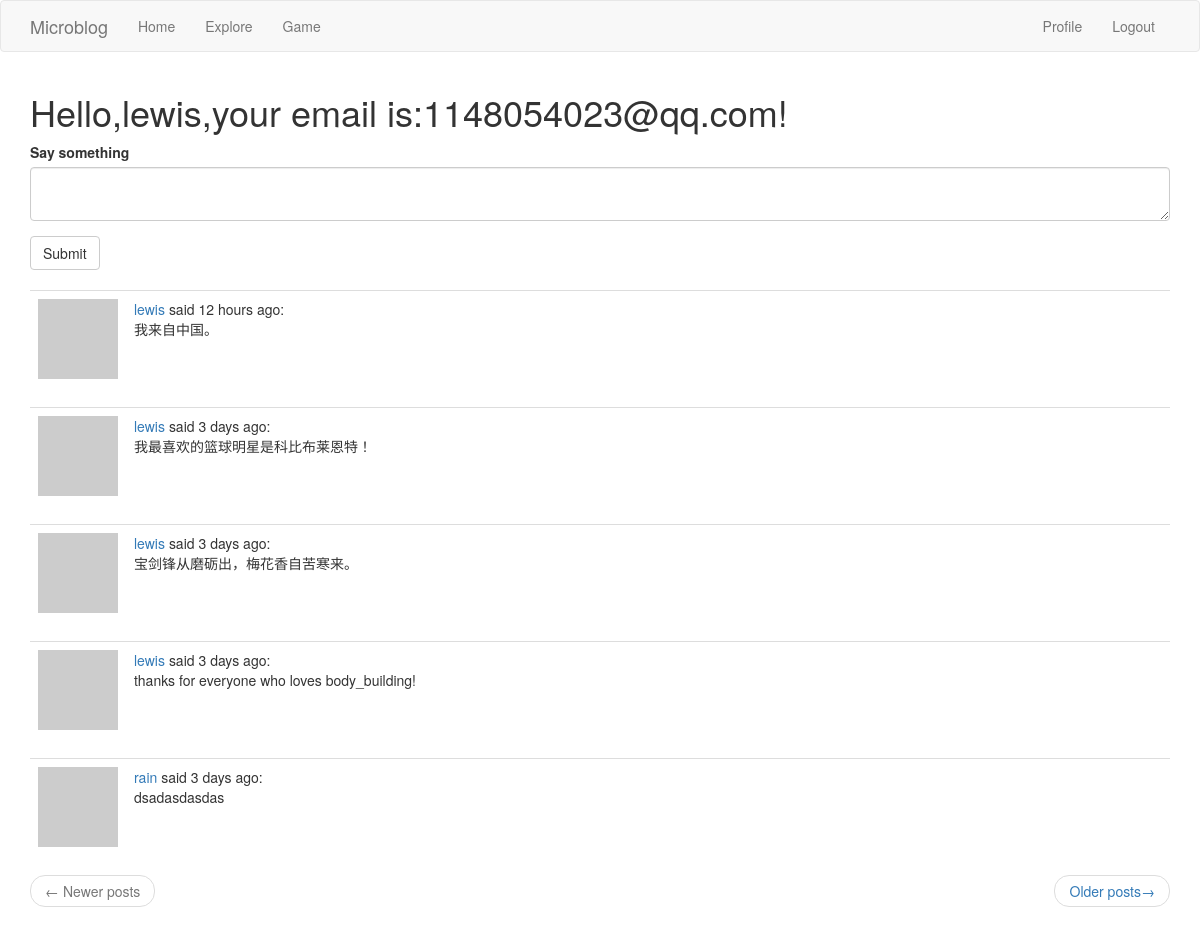
The app's page /index (signed in) with its own data.
### app/models.py (models this page shows, shortened)
class User(UserMixin,db.Model):
    id = db.Column(db.Integer, primary_key=True)
    username = db.Column(db.String(64), index=True,unique=True)
    email = db.Column(db.String(120), index=True,unique=True)
    password_hash = db.Column(db.String(128))
    posts = db.relationship('Post',backref='author',lazy='dynamic')
    about_me = db.Column(db.String(140))
    last_seen = db.Column(db.DateTime,default=datetime.utcnow)
    followed = db.relationship(
        'User',
        secondary = followers,
        primaryjoin = (followers.c.follower_id==id),
        secondaryjoin = (followers.c.followed_id==id),
        backref = db.backref('followers',lazy='dynamic'),
        lazy='dynamic'
        )
    def avatar(self,size):
        digest = md5(self.email.lower().encode('utf-8')).hexdigest()
        return 'https://www.gravatar.com/avatar/{}?d=identicon&s={}'.format(digest,size)
    def followed_posts(self):
        followed_posts =  Post.query.join(
            followers,(followers.c.followed_id==Post.user_id)).filter(
                    followers.c.follower_id==self.id)
        own = Post.query.filter_by(user_id = self.id)
        return followed_posts.union(own).order_by(Post.timestamp.desc())

class Post(db.Model):
    id = db.Column(db.Integer,primary_key=True)
    body = db.Column(db.String(140))
    timestamp = db.Column(db.DateTime,index=True,default=datetime.utcnow)
    user_id = db.Column(db.Integer,db.ForeignKey('user.id'))

### app/routes.py (the view)
@app.route('/',methods=['GET','POST'])
@app.route('/index',methods=['GET','POST'])
@login_required
def index():
    form = PostForm()
    if form.validate_on_submit():
        post = Post(body=form.post.data,author=current_user)
        db.session.add(post)
        db.session.commit()
        flash(_('Your post is now live!'))
        return redirect(url_for('index'))
    page = request.args.get('page',1,type=int)
    posts = current_user.followed_posts().paginate(page,app.config['POSTS_PER_PAGE'],False)
    next_url = url_for('index',page=posts.next_num) if posts.has_next else None
    prev_url = url_for('index',page=posts.prev_num) if posts.has_prev else None
    return render_template('index.html',title='Home Page',form=form,posts=posts.items,next_url=next_url,prev_url=prev_url)

### app/forms.py
class PostForm(FlaskForm):
    post = TextAreaField('Say something',validators=[DataRequired(),Length(min=1,max=140)])
    submit = SubmitField('Submit')

### app/models.py (called while the page is built)
@login.user_loader
def load_user(id):
    return User.query.get(int(id))

### app/routes.py (called while the page is built)
@app.before_request
def before_request():
    if current_user.is_authenticated:
        current_user.last_seen = datetime.utcnow()
        db.session.commit()

### app/templates/index.html
{% extends "base.html"%}
{% import 'bootstrap/wtf.html' as wtf %}
{% block app_content %}
	<h1>Hello,{{current_user.username}},your email is:{{current_user.email}}!</h1>
	{% if form %}
        {{ wtf.quick_form(form) }}
	<br>
	{% endif %}
	{% for post in posts %}
		{% include '_post.html' %}
	{% endfor %}
	<nav aria-label="...">
		<ul class="pager">
			<li class="previous{% if not prev_url %} disabled{% endif %}">
				<a href="{{ prev_url or '#' }}">
					<span aria-hidden="true">&larr;</span> Newer posts
				</a>
			</li>
			<li class="next{% if not next_url %} disabled{% endif %}">
				<a href="{{ next_url or '#' }}">
					Older posts<span aria-hidden="true">&rarr;</span>
				</a>
			</li>
		</ul>
	</nav>
{% endblock %}

### app/templates/_post.html
<table class="table table-hover">
	<tr>
		<td width="70px">
			<a href="{{ url_for('user',username=post.author.username) }}">
				<img src="{{ post.author.avatar(70) }}">
			</a>
		</td>
		<td>
			<a href="{{ url_for('user',username=post.author.username) }}">{{ post.author.username }}</a>
			said {{ moment(post.timestamp).fromNow() }}:
			<br>{{ post.body }}
		</td>
        </tr>
</table>

### records on screen
User: username "lewis", email "1148054023@qq.com"
Post: author.username "lewis", timestamp "12 hours ago", body "我来自中国。"
Post: author.username "lewis", timestamp "3 days ago", body "我最喜欢的篮球明星是科比布莱恩特！"
Post: author.username "lewis", timestamp "3 days ago", body "宝剑锋从磨砺出，梅花香自苦寒来。"
Post: author.username "lewis", timestamp "3 days ago", body "thanks for everyone who loves body_building!"
Post: author.username "rain", timestamp "3 days ago", body "dsadasdasdas"
